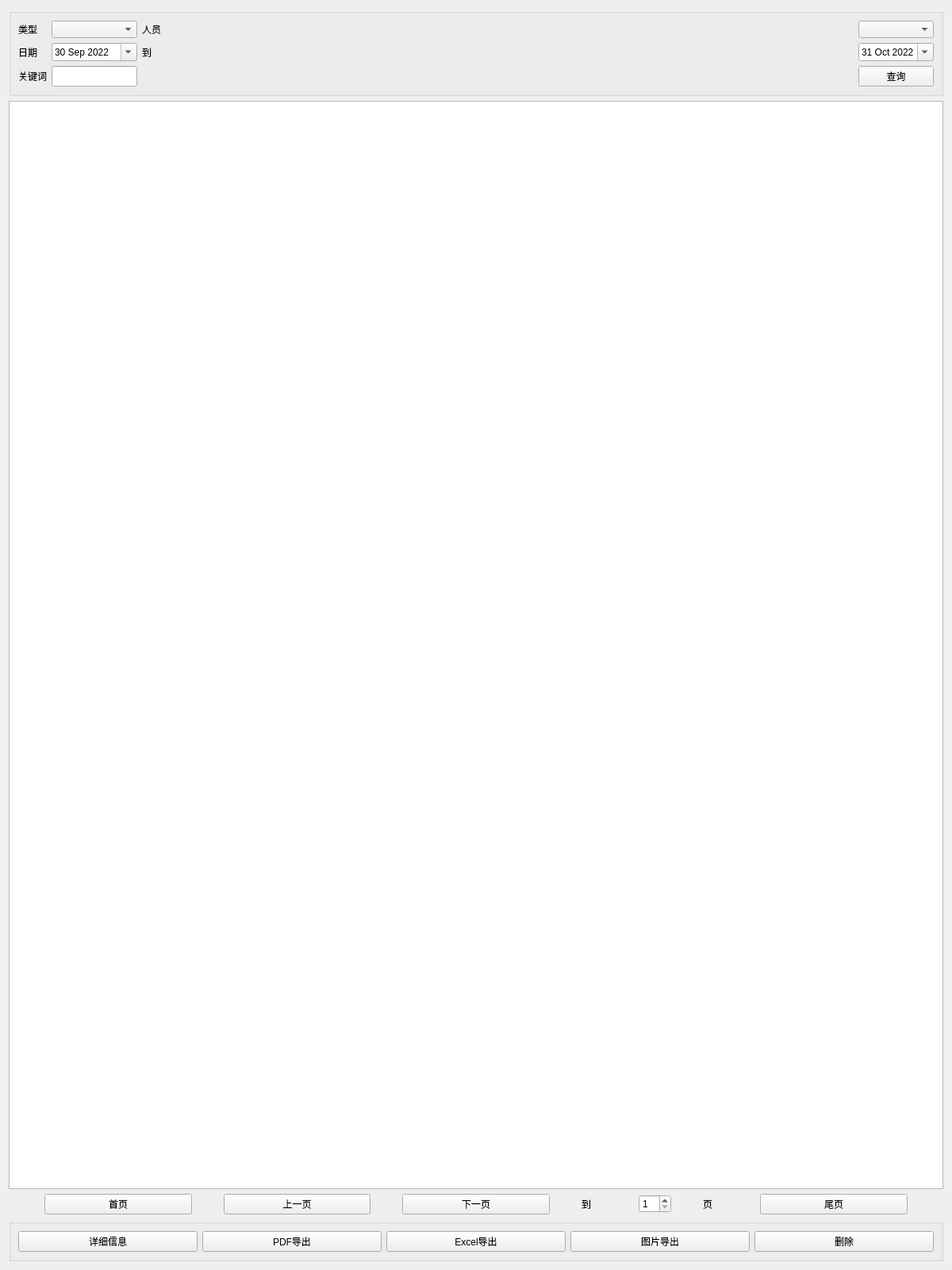
<?xml version="1.0" encoding="UTF-8"?>
<ui version="4.0">
 <class>experiDataUi</class>
 <widget class="QWidget" name="experiDataUi">
  <property name="geometry">
   <rect>
    <x>0</x>
    <y>0</y>
    <width>1200</width>
    <height>1600</height>
   </rect>
  </property>
  <property name="windowTitle">
   <string>Form</string>
  </property>
  <layout class="QVBoxLayout" name="verticalLayout">
   <item>
    <widget class="QGroupBox" name="groupDataRetrive">
     <property name="title">
      <string/>
     </property>
     <layout class="QGridLayout" name="gridLayout">
      <item row="0" column="0">
       <widget class="QLabel" name="label_11">
        <property name="sizePolicy">
         <sizepolicy hsizetype="Minimum" vsizetype="Preferred">
          <horstretch>0</horstretch>
          <verstretch>0</verstretch>
         </sizepolicy>
        </property>
        <property name="text">
         <string>类型</string>
        </property>
       </widget>
      </item>
      <item row="0" column="1">
       <widget class="QComboBox" name="comboType">
        <property name="sizePolicy">
         <sizepolicy hsizetype="Preferred" vsizetype="Preferred">
          <horstretch>0</horstretch>
          <verstretch>0</verstretch>
         </sizepolicy>
        </property>
       </widget>
      </item>
      <item row="0" column="2">
       <widget class="QLabel" name="label_15">
        <property name="sizePolicy">
         <sizepolicy hsizetype="Minimum" vsizetype="Preferred">
          <horstretch>0</horstretch>
          <verstretch>0</verstretch>
         </sizepolicy>
        </property>
        <property name="text">
         <string>人员</string>
        </property>
       </widget>
      </item>
      <item row="0" column="3">
       <widget class="QComboBox" name="comboUser">
        <property name="sizePolicy">
         <sizepolicy hsizetype="Preferred" vsizetype="Preferred">
          <horstretch>0</horstretch>
          <verstretch>0</verstretch>
         </sizepolicy>
        </property>
       </widget>
      </item>
      <item row="1" column="0">
       <widget class="QLabel" name="label_12">
        <property name="sizePolicy">
         <sizepolicy hsizetype="Minimum" vsizetype="Preferred">
          <horstretch>0</horstretch>
          <verstretch>0</verstretch>
         </sizepolicy>
        </property>
        <property name="text">
         <string>日期</string>
        </property>
       </widget>
      </item>
      <item row="1" column="1">
       <widget class="QDateEdit" name="dateEditStart">
        <property name="sizePolicy">
         <sizepolicy hsizetype="Preferred" vsizetype="Preferred">
          <horstretch>0</horstretch>
          <verstretch>0</verstretch>
         </sizepolicy>
        </property>
        <property name="buttonSymbols">
         <enum>QAbstractSpinBox::UpDownArrows</enum>
        </property>
        <property name="time">
         <time>
          <hour>0</hour>
          <minute>0</minute>
          <second>0</second>
         </time>
        </property>
        <property name="calendarPopup">
         <bool>true</bool>
        </property>
        <property name="date">
         <date>
          <year>2022</year>
          <month>9</month>
          <day>30</day>
         </date>
        </property>
       </widget>
      </item>
      <item row="1" column="2">
       <widget class="QLabel" name="label_14">
        <property name="sizePolicy">
         <sizepolicy hsizetype="Minimum" vsizetype="Preferred">
          <horstretch>0</horstretch>
          <verstretch>0</verstretch>
         </sizepolicy>
        </property>
        <property name="text">
         <string>到</string>
        </property>
       </widget>
      </item>
      <item row="1" column="3">
       <widget class="QDateEdit" name="dateEditEnd">
        <property name="sizePolicy">
         <sizepolicy hsizetype="Preferred" vsizetype="Preferred">
          <horstretch>0</horstretch>
          <verstretch>0</verstretch>
         </sizepolicy>
        </property>
        <property name="calendarPopup">
         <bool>true</bool>
        </property>
        <property name="date">
         <date>
          <year>2022</year>
          <month>10</month>
          <day>31</day>
         </date>
        </property>
       </widget>
      </item>
      <item row="2" column="0">
       <widget class="QLabel" name="label_13">
        <property name="sizePolicy">
         <sizepolicy hsizetype="Minimum" vsizetype="Preferred">
          <horstretch>0</horstretch>
          <verstretch>0</verstretch>
         </sizepolicy>
        </property>
        <property name="text">
         <string>关键词</string>
        </property>
       </widget>
      </item>
      <item row="2" column="1">
       <widget class="QLineEdit" name="editKeyWord">
        <property name="sizePolicy">
         <sizepolicy hsizetype="Preferred" vsizetype="Preferred">
          <horstretch>0</horstretch>
          <verstretch>0</verstretch>
         </sizepolicy>
        </property>
       </widget>
      </item>
      <item row="2" column="2">
       <spacer name="horizontalSpacer">
        <property name="orientation">
         <enum>Qt::Horizontal</enum>
        </property>
        <property name="sizeHint" stdset="0">
         <size>
          <width>746</width>
          <height>20</height>
         </size>
        </property>
       </spacer>
      </item>
      <item row="2" column="3">
       <widget class="QPushButton" name="btnRetrive">
        <property name="sizePolicy">
         <sizepolicy hsizetype="Preferred" vsizetype="Preferred">
          <horstretch>0</horstretch>
          <verstretch>0</verstretch>
         </sizepolicy>
        </property>
        <property name="text">
         <string>查询</string>
        </property>
       </widget>
      </item>
     </layout>
    </widget>
   </item>
   <item>
    <widget class="QTableView" name="tblExperiData"/>
   </item>
   <item>
    <layout class="QHBoxLayout" name="horizontalLayout_2">
     <property name="spacing">
      <number>40</number>
     </property>
     <property name="leftMargin">
      <number>45</number>
     </property>
     <property name="rightMargin">
      <number>45</number>
     </property>
     <item>
      <widget class="QPushButton" name="btnFirstPage">
       <property name="text">
        <string>首页</string>
       </property>
      </widget>
     </item>
     <item>
      <widget class="QPushButton" name="btnPrevPage">
       <property name="text">
        <string>上一页</string>
       </property>
      </widget>
     </item>
     <item>
      <widget class="QPushButton" name="btnNextPage">
       <property name="text">
        <string>下一页</string>
       </property>
      </widget>
     </item>
     <item>
      <layout class="QHBoxLayout" name="horizontalLayout">
       <item>
        <widget class="QLabel" name="label">
         <property name="text">
          <string>到</string>
         </property>
        </widget>
       </item>
       <item>
        <widget class="QSpinBox" name="spinPageNum">
         <property name="minimum">
          <number>1</number>
         </property>
         <property name="value">
          <number>1</number>
         </property>
        </widget>
       </item>
       <item>
        <widget class="QLabel" name="label_2">
         <property name="text">
          <string>页</string>
         </property>
        </widget>
       </item>
      </layout>
     </item>
     <item>
      <widget class="QPushButton" name="btnLastPage">
       <property name="text">
        <string>尾页</string>
       </property>
      </widget>
     </item>
    </layout>
   </item>
   <item>
    <widget class="QGroupBox" name="groupDataExport">
     <property name="title">
      <string/>
     </property>
     <layout class="QHBoxLayout" name="horizontalLayout_5">
      <item>
       <widget class="QPushButton" name="btnDetail">
        <property name="text">
         <string>详细信息</string>
        </property>
       </widget>
      </item>
      <item>
       <widget class="QPushButton" name="btnPDF">
        <property name="text">
         <string>PDF导出</string>
        </property>
       </widget>
      </item>
      <item>
       <widget class="QPushButton" name="btnExcel">
        <property name="text">
         <string>Excel导出</string>
        </property>
       </widget>
      </item>
      <item>
       <widget class="QPushButton" name="btnJPG">
        <property name="text">
         <string>图片导出</string>
        </property>
       </widget>
      </item>
      <item>
       <widget class="QPushButton" name="btnDeleteData">
        <property name="text">
         <string>删除</string>
        </property>
       </widget>
      </item>
     </layout>
    </widget>
   </item>
  </layout>
 </widget>
 <resources/>
 <connections/>
</ui>
